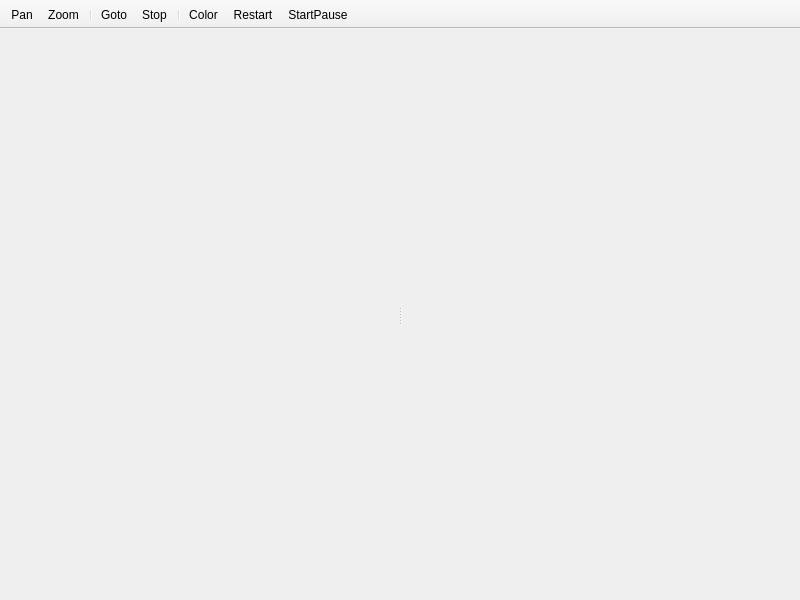
<?xml version="1.0" encoding="UTF-8"?>
<ui version="4.0">
 <class>Graphics</class>
 <widget class="QMainWindow" name="Graphics">
  <property name="geometry">
   <rect>
    <x>0</x>
    <y>0</y>
    <width>800</width>
    <height>600</height>
   </rect>
  </property>
  <property name="windowTitle">
   <string>graphics</string>
  </property>
  <widget class="QWidget" name="centralwidget">
   <layout class="QVBoxLayout" name="verticalLayout">
    <property name="spacing">
     <number>2</number>
    </property>
    <property name="leftMargin">
     <number>2</number>
    </property>
    <property name="topMargin">
     <number>2</number>
    </property>
    <property name="rightMargin">
     <number>2</number>
    </property>
    <property name="bottomMargin">
     <number>2</number>
    </property>
    <item>
     <widget class="QSplitter" name="splitter">
      <property name="orientation">
       <enum>Qt::Horizontal</enum>
      </property>
      <widget class="QWidget" name="widget_graphics" native="true"/>
      <widget class="QWidget" name="widget_parameters" native="true"/>
     </widget>
    </item>
   </layout>
  </widget>
  <widget class="QToolBar" name="toolBar_actions">
   <property name="enabled">
    <bool>true</bool>
   </property>
   <property name="windowTitle">
    <string>Graphics toolbar</string>
   </property>
   <property name="movable">
    <bool>false</bool>
   </property>
   <property name="toolButtonStyle">
    <enum>Qt::ToolButtonIconOnly</enum>
   </property>
   <property name="floatable">
    <bool>false</bool>
   </property>
   <attribute name="toolBarArea">
    <enum>TopToolBarArea</enum>
   </attribute>
   <attribute name="toolBarBreak">
    <bool>false</bool>
   </attribute>
   <addaction name="actionPan"/>
   <addaction name="actionZoom"/>
   <addaction name="separator"/>
   <addaction name="actionGoto"/>
   <addaction name="actionStop"/>
   <addaction name="separator"/>
   <addaction name="actionColor"/>
   <addaction name="actionRestart"/>
   <addaction name="actionStartPause"/>
  </widget>
  <action name="actionPan">
   <property name="checkable">
    <bool>true</bool>
   </property>
   <property name="icon">
    <iconset resource="imcc.qrc">
     <normaloff>:/icons/silk/cursor.png</normaloff>:/icons/silk/cursor.png</iconset>
   </property>
   <property name="text">
    <string>Pan</string>
   </property>
   <property name="toolTip">
    <string>Switch to Pan mode</string>
   </property>
  </action>
  <action name="actionGoto">
   <property name="checkable">
    <bool>true</bool>
   </property>
   <property name="icon">
    <iconset resource="imcc.qrc">
     <normaloff>:/icons/silk/car.png</normaloff>:/icons/silk/car.png</iconset>
   </property>
   <property name="text">
    <string>Goto</string>
   </property>
  </action>
  <action name="actionZoom">
   <property name="checkable">
    <bool>true</bool>
   </property>
   <property name="icon">
    <iconset resource="imcc.qrc">
     <normaloff>:/icons/silk/magnifier.png</normaloff>:/icons/silk/magnifier.png</iconset>
   </property>
   <property name="text">
    <string>Zoom</string>
   </property>
   <property name="toolTip">
    <string>Switch to Zoom mode</string>
   </property>
  </action>
  <action name="actionStop">
   <property name="icon">
    <iconset resource="imcc.qrc">
     <normaloff>:/icons/silk/cross.png</normaloff>:/icons/silk/cross.png</iconset>
   </property>
   <property name="text">
    <string>Stop</string>
   </property>
   <property name="toolTip">
    <string>Cancel any motion</string>
   </property>
  </action>
  <action name="actionColor">
   <property name="icon">
    <iconset resource="imcc.qrc">
     <normaloff>:/icons/silk/tag_blue.png</normaloff>:/icons/silk/tag_blue.png</iconset>
   </property>
   <property name="text">
    <string>Color</string>
   </property>
   <property name="toolTip">
    <string>Select match color</string>
   </property>
  </action>
  <action name="actionRestart">
   <property name="icon">
    <iconset resource="imcc.qrc">
     <normaloff>:/icons/silk/control_start_blue.png</normaloff>:/icons/silk/control_start_blue.png</iconset>
   </property>
   <property name="text">
    <string>Restart</string>
   </property>
   <property name="toolTip">
    <string>Restart match sequence</string>
   </property>
  </action>
  <action name="actionStartPause">
   <property name="checkable">
    <bool>true</bool>
   </property>
   <property name="icon">
    <iconset resource="imcc.qrc">
     <normaloff>:/icons/silk/control_pause.png</normaloff>
     <normalon>:/icons/silk/control_play_blue.png</normalon>:/icons/silk/control_pause.png</iconset>
   </property>
   <property name="text">
    <string>StartPause</string>
   </property>
   <property name="toolTip">
    <string>Start or pause match sequence</string>
   </property>
  </action>
 </widget>
 <resources>
  <include location="imcc.qrc"/>
 </resources>
 <connections/>
</ui>
